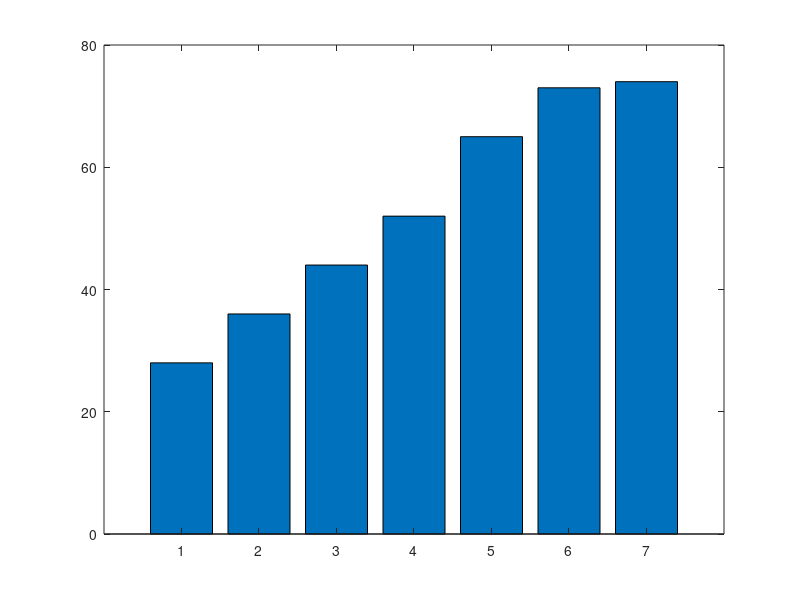

MATLAB code for this plot: (Note: this script raises an error after producing the figure.)
% ===================================================== 
%  UTS Matematika Sains Data — Semester Genap 2025/2026 
%  Soal 1 — Analisis Penjualan Toko 
%  --------------------------------------------------- 
%  Nama  : Sadewo Hasiqghani 
%  NIM   : 2510514016 
%  Parameter: N=16, a=1, b=6, K=8, theta0=60, alpha=0.007 
%  Tanggal: 2026-04-24 
% ===================================================== 

clc; clear; close all;

% Parameter personalisasi
N = 16;  
a = 1;  
b = 6;  
K = 8; 
theta0 = 60;  % derajat 
alpha_lr = 0.007;

% =========================
% Hitung D1 - D7
% =========================
D = zeros(1,7);

for i = 1:7
    D(i) = 20 + (K*i) + mod(a*i,7) - mod(b*i,5);
end

disp('Data penjualan (D):')
disp(D)

% =========================
% (b) Statistik
% =========================
fprintf('\n=== Statistik ===\n');
fprintf('Mean = %.2f\n', mean(D));
fprintf('Median = %.2f\n', median(D));
fprintf('Mode = %.2f\n', mode(D));
fprintf('Range = %.2f\n', range(D));
fprintf('Standar Deviasi (Populasi) = %.2f\n', std(D,1));

% =========================
% (c) Diagram Batang
% =========================
figure
bar(D)
hold on

% Garis rata-rata
yline(mean(D), 'r', 'LineWidth', 2)

xlabel('Toko ke berapa')
ylabel('Penjualan dalam nominal Juta')
title('Diagram Penjualan Toko dari D1 - D7 ')

grid on

% Simpan PNG
saveas(gcf, 'penjualan_toko.png')
